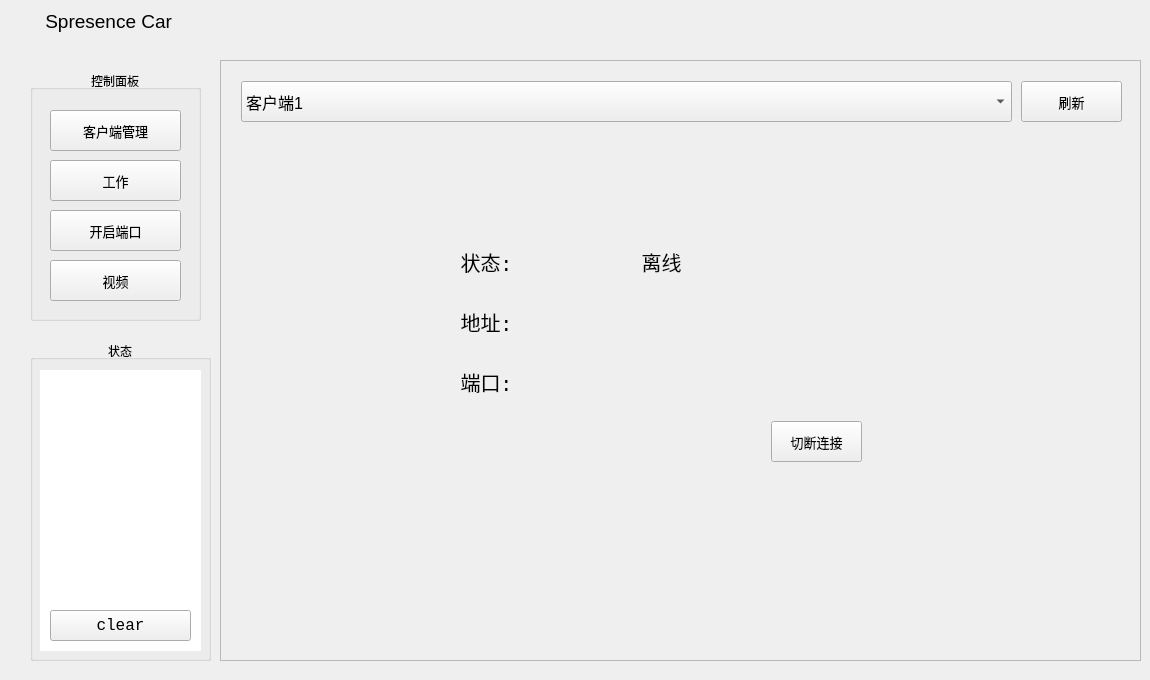
<?xml version="1.0" encoding="UTF-8"?>
<ui version="4.0">
 <class>Widget</class>
 <widget class="QWidget" name="Widget">
  <property name="geometry">
   <rect>
    <x>0</x>
    <y>0</y>
    <width>1150</width>
    <height>680</height>
   </rect>
  </property>
  <property name="maximumSize">
   <size>
    <width>1150</width>
    <height>680</height>
   </size>
  </property>
  <property name="windowTitle">
   <string>Widget</string>
  </property>
  <widget class="QStackedWidget" name="stackedWidget">
   <property name="geometry">
    <rect>
     <x>220</x>
     <y>60</y>
     <width>921</width>
     <height>601</height>
    </rect>
   </property>
   <property name="font">
    <font>
     <pointsize>10</pointsize>
    </font>
   </property>
   <property name="frameShape">
    <enum>QFrame::StyledPanel</enum>
   </property>
   <property name="frameShadow">
    <enum>QFrame::Plain</enum>
   </property>
   <property name="currentIndex">
    <number>0</number>
   </property>
   <widget class="QWidget" name="page">
    <widget class="QStackedWidget" name="stackedWidgetK">
     <property name="geometry">
      <rect>
       <x>10</x>
       <y>100</y>
       <width>901</width>
       <height>491</height>
      </rect>
     </property>
     <property name="currentIndex">
      <number>0</number>
     </property>
     <widget class="QWidget" name="page_K1">
      <widget class="QWidget" name="widget_K1" native="true">
       <property name="geometry">
        <rect>
         <x>70</x>
         <y>50</y>
         <width>751</width>
         <height>311</height>
        </rect>
       </property>
       <widget class="QLabel" name="label_conditionB">
        <property name="geometry">
         <rect>
          <x>270</x>
          <y>30</y>
          <width>181</width>
          <height>41</height>
         </rect>
        </property>
        <property name="font">
         <font>
          <family>Consolas</family>
          <pointsize>15</pointsize>
         </font>
        </property>
        <property name="text">
         <string>离线</string>
        </property>
        <property name="alignment">
         <set>Qt::AlignCenter</set>
        </property>
       </widget>
       <widget class="QPushButton" name="pbn_cut">
        <property name="geometry">
         <rect>
          <x>470</x>
          <y>210</y>
          <width>91</width>
          <height>41</height>
         </rect>
        </property>
        <property name="font">
         <font>
          <family>Consolas</family>
          <pointsize>10</pointsize>
         </font>
        </property>
        <property name="text">
         <string>切断连接</string>
        </property>
       </widget>
       <widget class="QLabel" name="label_IPB">
        <property name="geometry">
         <rect>
          <x>270</x>
          <y>90</y>
          <width>291</width>
          <height>41</height>
         </rect>
        </property>
        <property name="font">
         <font>
          <family>Consolas</family>
          <pointsize>15</pointsize>
         </font>
        </property>
        <property name="frameShape">
         <enum>QFrame::NoFrame</enum>
        </property>
        <property name="text">
         <string/>
        </property>
        <property name="alignment">
         <set>Qt::AlignLeading|Qt::AlignLeft|Qt::AlignVCenter</set>
        </property>
       </widget>
       <widget class="QLabel" name="label_conditionA">
        <property name="geometry">
         <rect>
          <x>140</x>
          <y>30</y>
          <width>91</width>
          <height>41</height>
         </rect>
        </property>
        <property name="font">
         <font>
          <family>Consolas</family>
          <pointsize>15</pointsize>
         </font>
        </property>
        <property name="text">
         <string>状态:</string>
        </property>
        <property name="alignment">
         <set>Qt::AlignCenter</set>
        </property>
       </widget>
       <widget class="QLabel" name="label_IPA">
        <property name="geometry">
         <rect>
          <x>140</x>
          <y>90</y>
          <width>91</width>
          <height>41</height>
         </rect>
        </property>
        <property name="font">
         <font>
          <family>Consolas</family>
          <pointsize>15</pointsize>
         </font>
        </property>
        <property name="text">
         <string>地址:</string>
        </property>
        <property name="alignment">
         <set>Qt::AlignCenter</set>
        </property>
       </widget>
       <widget class="QLabel" name="label_timeA">
        <property name="geometry">
         <rect>
          <x>140</x>
          <y>150</y>
          <width>91</width>
          <height>41</height>
         </rect>
        </property>
        <property name="font">
         <font>
          <family>Consolas</family>
          <pointsize>15</pointsize>
         </font>
        </property>
        <property name="text">
         <string>端口:</string>
        </property>
        <property name="alignment">
         <set>Qt::AlignCenter</set>
        </property>
       </widget>
       <widget class="QLabel" name="label_timeB">
        <property name="geometry">
         <rect>
          <x>270</x>
          <y>150</y>
          <width>291</width>
          <height>41</height>
         </rect>
        </property>
        <property name="font">
         <font>
          <family>Consolas</family>
          <pointsize>15</pointsize>
         </font>
        </property>
        <property name="frameShape">
         <enum>QFrame::NoFrame</enum>
        </property>
        <property name="text">
         <string/>
        </property>
        <property name="alignment">
         <set>Qt::AlignLeading|Qt::AlignLeft|Qt::AlignVCenter</set>
        </property>
       </widget>
      </widget>
     </widget>
     <widget class="QWidget" name="page_K2">
      <widget class="QWidget" name="widget_K2" native="true">
       <property name="geometry">
        <rect>
         <x>70</x>
         <y>50</y>
         <width>751</width>
         <height>311</height>
        </rect>
       </property>
       <widget class="QLabel" name="label_conditionB2">
        <property name="geometry">
         <rect>
          <x>270</x>
          <y>30</y>
          <width>181</width>
          <height>41</height>
         </rect>
        </property>
        <property name="font">
         <font>
          <family>Consolas</family>
          <pointsize>15</pointsize>
         </font>
        </property>
        <property name="text">
         <string>离线</string>
        </property>
        <property name="alignment">
         <set>Qt::AlignCenter</set>
        </property>
       </widget>
       <widget class="QPushButton" name="pbn_cut2">
        <property name="geometry">
         <rect>
          <x>470</x>
          <y>210</y>
          <width>91</width>
          <height>41</height>
         </rect>
        </property>
        <property name="font">
         <font>
          <family>Consolas</family>
          <pointsize>10</pointsize>
         </font>
        </property>
        <property name="text">
         <string>切断连接</string>
        </property>
       </widget>
       <widget class="QLabel" name="label_IPB2">
        <property name="geometry">
         <rect>
          <x>270</x>
          <y>90</y>
          <width>291</width>
          <height>41</height>
         </rect>
        </property>
        <property name="font">
         <font>
          <family>Consolas</family>
          <pointsize>15</pointsize>
         </font>
        </property>
        <property name="frameShape">
         <enum>QFrame::NoFrame</enum>
        </property>
        <property name="text">
         <string/>
        </property>
        <property name="alignment">
         <set>Qt::AlignLeading|Qt::AlignLeft|Qt::AlignVCenter</set>
        </property>
       </widget>
       <widget class="QLabel" name="label_conditionA2">
        <property name="geometry">
         <rect>
          <x>140</x>
          <y>30</y>
          <width>91</width>
          <height>41</height>
         </rect>
        </property>
        <property name="font">
         <font>
          <family>Consolas</family>
          <pointsize>15</pointsize>
         </font>
        </property>
        <property name="text">
         <string>状态:</string>
        </property>
        <property name="alignment">
         <set>Qt::AlignCenter</set>
        </property>
       </widget>
       <widget class="QLabel" name="label_IPA2">
        <property name="geometry">
         <rect>
          <x>140</x>
          <y>90</y>
          <width>91</width>
          <height>41</height>
         </rect>
        </property>
        <property name="font">
         <font>
          <family>Consolas</family>
          <pointsize>15</pointsize>
         </font>
        </property>
        <property name="text">
         <string>地址:</string>
        </property>
        <property name="alignment">
         <set>Qt::AlignCenter</set>
        </property>
       </widget>
       <widget class="QLabel" name="label_timeA2">
        <property name="geometry">
         <rect>
          <x>140</x>
          <y>150</y>
          <width>91</width>
          <height>41</height>
         </rect>
        </property>
        <property name="font">
         <font>
          <family>Consolas</family>
          <pointsize>15</pointsize>
         </font>
        </property>
        <property name="text">
         <string>端口:</string>
        </property>
        <property name="alignment">
         <set>Qt::AlignCenter</set>
        </property>
       </widget>
       <widget class="QLabel" name="label_timeB2">
        <property name="geometry">
         <rect>
          <x>270</x>
          <y>150</y>
          <width>291</width>
          <height>41</height>
         </rect>
        </property>
        <property name="font">
         <font>
          <family>Consolas</family>
          <pointsize>15</pointsize>
         </font>
        </property>
        <property name="frameShape">
         <enum>QFrame::NoFrame</enum>
        </property>
        <property name="text">
         <string/>
        </property>
        <property name="alignment">
         <set>Qt::AlignLeading|Qt::AlignLeft|Qt::AlignVCenter</set>
        </property>
       </widget>
      </widget>
     </widget>
     <widget class="QWidget" name="page_K3">
      <widget class="QWidget" name="widget_K2_2" native="true">
       <property name="geometry">
        <rect>
         <x>70</x>
         <y>50</y>
         <width>751</width>
         <height>311</height>
        </rect>
       </property>
       <widget class="QLabel" name="label_conditionB3">
        <property name="geometry">
         <rect>
          <x>270</x>
          <y>30</y>
          <width>181</width>
          <height>41</height>
         </rect>
        </property>
        <property name="font">
         <font>
          <family>Consolas</family>
          <pointsize>15</pointsize>
         </font>
        </property>
        <property name="text">
         <string>离线</string>
        </property>
        <property name="alignment">
         <set>Qt::AlignCenter</set>
        </property>
       </widget>
       <widget class="QPushButton" name="pbn_cut3">
        <property name="geometry">
         <rect>
          <x>470</x>
          <y>210</y>
          <width>91</width>
          <height>41</height>
         </rect>
        </property>
        <property name="font">
         <font>
          <family>Consolas</family>
          <pointsize>10</pointsize>
         </font>
        </property>
        <property name="text">
         <string>切断连接</string>
        </property>
       </widget>
       <widget class="QLabel" name="label_IPB3">
        <property name="geometry">
         <rect>
          <x>270</x>
          <y>90</y>
          <width>291</width>
          <height>41</height>
         </rect>
        </property>
        <property name="font">
         <font>
          <family>Consolas</family>
          <pointsize>15</pointsize>
         </font>
        </property>
        <property name="frameShape">
         <enum>QFrame::NoFrame</enum>
        </property>
        <property name="text">
         <string/>
        </property>
        <property name="alignment">
         <set>Qt::AlignLeading|Qt::AlignLeft|Qt::AlignVCenter</set>
        </property>
       </widget>
       <widget class="QLabel" name="label_conditionA3">
        <property name="geometry">
         <rect>
          <x>140</x>
          <y>30</y>
          <width>91</width>
          <height>41</height>
         </rect>
        </property>
        <property name="font">
         <font>
          <family>Consolas</family>
          <pointsize>15</pointsize>
         </font>
        </property>
        <property name="text">
         <string>状态:</string>
        </property>
        <property name="alignment">
         <set>Qt::AlignCenter</set>
        </property>
       </widget>
       <widget class="QLabel" name="label_IPA3">
        <property name="geometry">
         <rect>
          <x>140</x>
          <y>90</y>
          <width>91</width>
          <height>41</height>
         </rect>
        </property>
        <property name="font">
         <font>
          <family>Consolas</family>
          <pointsize>15</pointsize>
         </font>
        </property>
        <property name="text">
         <string>地址:</string>
        </property>
        <property name="alignment">
         <set>Qt::AlignCenter</set>
        </property>
       </widget>
       <widget class="QLabel" name="label_timeA3">
        <property name="geometry">
         <rect>
          <x>140</x>
          <y>150</y>
          <width>91</width>
          <height>41</height>
         </rect>
        </property>
        <property name="font">
         <font>
          <family>Consolas</family>
          <pointsize>15</pointsize>
         </font>
        </property>
        <property name="text">
         <string>端口:</string>
        </property>
        <property name="alignment">
         <set>Qt::AlignCenter</set>
        </property>
       </widget>
       <widget class="QLabel" name="label_timeB3">
        <property name="geometry">
         <rect>
          <x>270</x>
          <y>150</y>
          <width>291</width>
          <height>41</height>
         </rect>
        </property>
        <property name="font">
         <font>
          <family>Consolas</family>
          <pointsize>15</pointsize>
         </font>
        </property>
        <property name="frameShape">
         <enum>QFrame::NoFrame</enum>
        </property>
        <property name="text">
         <string/>
        </property>
        <property name="alignment">
         <set>Qt::AlignLeading|Qt::AlignLeft|Qt::AlignVCenter</set>
        </property>
       </widget>
      </widget>
     </widget>
     <widget class="QWidget" name="page_K4">
      <widget class="QWidget" name="widget_K2_4" native="true">
       <property name="geometry">
        <rect>
         <x>70</x>
         <y>50</y>
         <width>751</width>
         <height>311</height>
        </rect>
       </property>
       <widget class="QLabel" name="label_conditionB4">
        <property name="geometry">
         <rect>
          <x>270</x>
          <y>30</y>
          <width>181</width>
          <height>41</height>
         </rect>
        </property>
        <property name="font">
         <font>
          <family>Consolas</family>
          <pointsize>15</pointsize>
         </font>
        </property>
        <property name="text">
         <string>离线</string>
        </property>
        <property name="alignment">
         <set>Qt::AlignCenter</set>
        </property>
       </widget>
       <widget class="QPushButton" name="pbn_cut4">
        <property name="geometry">
         <rect>
          <x>470</x>
          <y>210</y>
          <width>91</width>
          <height>41</height>
         </rect>
        </property>
        <property name="font">
         <font>
          <family>Consolas</family>
          <pointsize>10</pointsize>
         </font>
        </property>
        <property name="text">
         <string>切断连接</string>
        </property>
       </widget>
       <widget class="QLabel" name="label_IPB4">
        <property name="geometry">
         <rect>
          <x>270</x>
          <y>90</y>
          <width>291</width>
          <height>41</height>
         </rect>
        </property>
        <property name="font">
         <font>
          <family>Consolas</family>
          <pointsize>15</pointsize>
         </font>
        </property>
        <property name="frameShape">
         <enum>QFrame::NoFrame</enum>
        </property>
        <property name="text">
         <string/>
        </property>
        <property name="alignment">
         <set>Qt::AlignLeading|Qt::AlignLeft|Qt::AlignVCenter</set>
        </property>
       </widget>
       <widget class="QLabel" name="label_conditionA4">
        <property name="geometry">
         <rect>
          <x>140</x>
          <y>30</y>
          <width>91</width>
          <height>41</height>
         </rect>
        </property>
        <property name="font">
         <font>
          <family>Consolas</family>
          <pointsize>15</pointsize>
         </font>
        </property>
        <property name="text">
         <string>状态:</string>
        </property>
        <property name="alignment">
         <set>Qt::AlignCenter</set>
        </property>
       </widget>
       <widget class="QLabel" name="label_IPA4">
        <property name="geometry">
         <rect>
          <x>140</x>
          <y>90</y>
          <width>91</width>
          <height>41</height>
         </rect>
        </property>
        <property name="font">
         <font>
          <family>Consolas</family>
          <pointsize>15</pointsize>
         </font>
        </property>
        <property name="text">
         <string>地址:</string>
        </property>
        <property name="alignment">
         <set>Qt::AlignCenter</set>
        </property>
       </widget>
       <widget class="QLabel" name="label_timeA4">
        <property name="geometry">
         <rect>
          <x>140</x>
          <y>150</y>
          <width>91</width>
          <height>41</height>
         </rect>
        </property>
        <property name="font">
         <font>
          <family>Consolas</family>
          <pointsize>15</pointsize>
         </font>
        </property>
        <property name="text">
         <string>端口:</string>
        </property>
        <property name="alignment">
         <set>Qt::AlignCenter</set>
        </property>
       </widget>
       <widget class="QLabel" name="label_timeB4">
        <property name="geometry">
         <rect>
          <x>270</x>
          <y>150</y>
          <width>291</width>
          <height>41</height>
         </rect>
        </property>
        <property name="font">
         <font>
          <family>Consolas</family>
          <pointsize>15</pointsize>
         </font>
        </property>
        <property name="frameShape">
         <enum>QFrame::NoFrame</enum>
        </property>
        <property name="text">
         <string/>
        </property>
        <property name="alignment">
         <set>Qt::AlignLeading|Qt::AlignLeft|Qt::AlignVCenter</set>
        </property>
       </widget>
      </widget>
     </widget>
    </widget>
    <widget class="QWidget" name="widget_2" native="true">
     <property name="geometry">
      <rect>
       <x>10</x>
       <y>10</y>
       <width>901</width>
       <height>61</height>
      </rect>
     </property>
     <widget class="QPushButton" name="btnMainWindow">
      <property name="geometry">
       <rect>
        <x>790</x>
        <y>10</y>
        <width>101</width>
        <height>41</height>
       </rect>
      </property>
      <property name="cursor">
       <cursorShape>PointingHandCursor</cursorShape>
      </property>
      <property name="text">
       <string>刷新</string>
      </property>
     </widget>
     <widget class="QComboBox" name="comboBox_Clients">
      <property name="geometry">
       <rect>
        <x>10</x>
        <y>10</y>
        <width>771</width>
        <height>41</height>
       </rect>
      </property>
      <property name="font">
       <font>
        <pointsize>12</pointsize>
       </font>
      </property>
      <item>
       <property name="text">
        <string>客户端1</string>
       </property>
      </item>
      <item>
       <property name="text">
        <string>客户端2</string>
       </property>
      </item>
      <item>
       <property name="text">
        <string>客户端3</string>
       </property>
      </item>
      <item>
       <property name="text">
        <string>客户端4</string>
       </property>
      </item>
     </widget>
    </widget>
   </widget>
   <widget class="QWidget" name="page_2">
    <widget class="QComboBox" name="comboBox">
     <property name="geometry">
      <rect>
       <x>20</x>
       <y>30</y>
       <width>111</width>
       <height>31</height>
      </rect>
     </property>
     <property name="font">
      <font>
       <family>Consolas</family>
       <pointsize>12</pointsize>
      </font>
     </property>
     <property name="layoutDirection">
      <enum>Qt::LeftToRight</enum>
     </property>
     <property name="autoFillBackground">
      <bool>false</bool>
     </property>
     <property name="editable">
      <bool>false</bool>
     </property>
     <property name="maxCount">
      <number>10</number>
     </property>
     <property name="duplicatesEnabled">
      <bool>false</bool>
     </property>
     <property name="frame">
      <bool>true</bool>
     </property>
     <item>
      <property name="text">
       <string>1</string>
      </property>
     </item>
     <item>
      <property name="text">
       <string>语音</string>
      </property>
     </item>
    </widget>
    <widget class="QStackedWidget" name="stackedWidget_2">
     <property name="geometry">
      <rect>
       <x>20</x>
       <y>70</y>
       <width>861</width>
       <height>491</height>
      </rect>
     </property>
     <property name="currentIndex">
      <number>0</number>
     </property>
     <widget class="QWidget" name="page_3">
      <widget class="QPushButton" name="pbn_Send">
       <property name="geometry">
        <rect>
         <x>720</x>
         <y>330</y>
         <width>111</width>
         <height>41</height>
        </rect>
       </property>
       <property name="font">
        <font>
         <family>Consolas</family>
         <pointsize>12</pointsize>
        </font>
       </property>
       <property name="cursor">
        <cursorShape>PointingHandCursor</cursorShape>
       </property>
       <property name="text">
        <string>发送</string>
       </property>
      </widget>
      <widget class="QPushButton" name="pbn_Save">
       <property name="geometry">
        <rect>
         <x>590</x>
         <y>330</y>
         <width>111</width>
         <height>41</height>
        </rect>
       </property>
       <property name="font">
        <font>
         <family>Consolas</family>
         <pointsize>12</pointsize>
        </font>
       </property>
       <property name="cursor">
        <cursorShape>PointingHandCursor</cursorShape>
       </property>
       <property name="text">
        <string>保存</string>
       </property>
      </widget>
      <widget class="QGroupBox" name="groupBox_4">
       <property name="geometry">
        <rect>
         <x>240</x>
         <y>30</y>
         <width>191</width>
         <height>391</height>
        </rect>
       </property>
       <property name="font">
        <font>
         <pointsize>10</pointsize>
        </font>
       </property>
       <property name="title">
        <string>目的</string>
       </property>
       <property name="alignment">
        <set>Qt::AlignLeading|Qt::AlignLeft|Qt::AlignVCenter</set>
       </property>
       <property name="flat">
        <bool>false</bool>
       </property>
       <property name="checkable">
        <bool>false</bool>
       </property>
       <property name="checked">
        <bool>false</bool>
       </property>
       <widget class="QWidget" name="widget_5" native="true">
        <property name="geometry">
         <rect>
          <x>20</x>
          <y>30</y>
          <width>151</width>
          <height>341</height>
         </rect>
        </property>
        <widget class="QRadioButton" name="radioButton_13">
         <property name="geometry">
          <rect>
           <x>50</x>
           <y>10</y>
           <width>51</width>
           <height>41</height>
          </rect>
         </property>
         <property name="text">
          <string>1</string>
         </property>
        </widget>
        <widget class="QRadioButton" name="radioButton_14">
         <property name="geometry">
          <rect>
           <x>50</x>
           <y>70</y>
           <width>51</width>
           <height>41</height>
          </rect>
         </property>
         <property name="text">
          <string>2</string>
         </property>
        </widget>
        <widget class="QRadioButton" name="radioButton_15">
         <property name="geometry">
          <rect>
           <x>50</x>
           <y>130</y>
           <width>51</width>
           <height>41</height>
          </rect>
         </property>
         <property name="text">
          <string>3</string>
         </property>
        </widget>
        <widget class="QRadioButton" name="radioButton_16">
         <property name="geometry">
          <rect>
           <x>50</x>
           <y>200</y>
           <width>51</width>
           <height>41</height>
          </rect>
         </property>
         <property name="text">
          <string>4</string>
         </property>
        </widget>
        <widget class="QRadioButton" name="radioButton_17">
         <property name="geometry">
          <rect>
           <x>50</x>
           <y>270</y>
           <width>51</width>
           <height>41</height>
          </rect>
         </property>
         <property name="text">
          <string>5</string>
         </property>
        </widget>
       </widget>
      </widget>
      <widget class="QPushButton" name="pbn_no">
       <property name="geometry">
        <rect>
         <x>460</x>
         <y>330</y>
         <width>111</width>
         <height>41</height>
        </rect>
       </property>
       <property name="font">
        <font>
         <family>Consolas</family>
         <pointsize>12</pointsize>
        </font>
       </property>
       <property name="cursor">
        <cursorShape>PointingHandCursor</cursorShape>
       </property>
       <property name="text">
        <string>取消</string>
       </property>
      </widget>
      <widget class="QGroupBox" name="groupBox_3">
       <property name="geometry">
        <rect>
         <x>30</x>
         <y>30</y>
         <width>191</width>
         <height>391</height>
        </rect>
       </property>
       <property name="font">
        <font>
         <pointsize>10</pointsize>
        </font>
       </property>
       <property name="title">
        <string>源</string>
       </property>
       <property name="alignment">
        <set>Qt::AlignLeading|Qt::AlignLeft|Qt::AlignVCenter</set>
       </property>
       <property name="flat">
        <bool>false</bool>
       </property>
       <property name="checkable">
        <bool>false</bool>
       </property>
       <property name="checked">
        <bool>false</bool>
       </property>
       <widget class="QWidget" name="widget" native="true">
        <property name="geometry">
         <rect>
          <x>20</x>
          <y>30</y>
          <width>161</width>
          <height>351</height>
         </rect>
        </property>
        <widget class="QRadioButton" name="radioButton">
         <property name="geometry">
          <rect>
           <x>50</x>
           <y>10</y>
           <width>51</width>
           <height>41</height>
          </rect>
         </property>
         <property name="text">
          <string>1</string>
         </property>
        </widget>
        <widget class="QRadioButton" name="radioButton_2">
         <property name="geometry">
          <rect>
           <x>50</x>
           <y>70</y>
           <width>51</width>
           <height>41</height>
          </rect>
         </property>
         <property name="text">
          <string>2</string>
         </property>
        </widget>
        <widget class="QRadioButton" name="radioButton_5">
         <property name="geometry">
          <rect>
           <x>50</x>
           <y>130</y>
           <width>51</width>
           <height>41</height>
          </rect>
         </property>
         <property name="text">
          <string>3</string>
         </property>
        </widget>
        <widget class="QRadioButton" name="radioButton_6">
         <property name="geometry">
          <rect>
           <x>50</x>
           <y>200</y>
           <width>51</width>
           <height>41</height>
          </rect>
         </property>
         <property name="text">
          <string>4</string>
         </property>
        </widget>
        <widget class="QRadioButton" name="radioButton_7">
         <property name="geometry">
          <rect>
           <x>50</x>
           <y>270</y>
           <width>51</width>
           <height>41</height>
          </rect>
         </property>
         <property name="text">
          <string>5</string>
         </property>
        </widget>
       </widget>
      </widget>
      <widget class="QTextEdit" name="textEdit_3">
       <property name="geometry">
        <rect>
         <x>460</x>
         <y>50</y>
         <width>371</width>
         <height>241</height>
        </rect>
       </property>
       <property name="font">
        <font>
         <pointsize>10</pointsize>
        </font>
       </property>
       <property name="readOnly">
        <bool>true</bool>
       </property>
      </widget>
     </widget>
     <widget class="QWidget" name="page_4">
      <widget class="QGroupBox" name="groupBox_5">
       <property name="geometry">
        <rect>
         <x>50</x>
         <y>20</y>
         <width>761</width>
         <height>451</height>
        </rect>
       </property>
       <property name="font">
        <font>
         <pointsize>10</pointsize>
        </font>
       </property>
       <property name="title">
        <string>语音转发</string>
       </property>
       <property name="alignment">
        <set>Qt::AlignCenter</set>
       </property>
       <widget class="QTextEdit" name="textEdit_2">
        <property name="geometry">
         <rect>
          <x>20</x>
          <y>30</y>
          <width>721</width>
          <height>401</height>
         </rect>
        </property>
        <property name="font">
         <font>
          <pointsize>15</pointsize>
         </font>
        </property>
        <property name="frameShape">
         <enum>QFrame::NoFrame</enum>
        </property>
        <property name="readOnly">
         <bool>true</bool>
        </property>
       </widget>
      </widget>
     </widget>
    </widget>
   </widget>
  </widget>
  <widget class="QGroupBox" name="groupBox_2">
   <property name="geometry">
    <rect>
     <x>30</x>
     <y>340</y>
     <width>181</width>
     <height>321</height>
    </rect>
   </property>
   <property name="font">
    <font>
     <family>Consolas</family>
    </font>
   </property>
   <property name="title">
    <string>状态</string>
   </property>
   <property name="alignment">
    <set>Qt::AlignCenter</set>
   </property>
   <widget class="QTextEdit" name="textEdit">
    <property name="geometry">
     <rect>
      <x>10</x>
      <y>30</y>
      <width>161</width>
      <height>281</height>
     </rect>
    </property>
    <property name="font">
     <font>
      <family>Consolas</family>
      <pointsize>12</pointsize>
     </font>
    </property>
    <property name="frameShape">
     <enum>QFrame::NoFrame</enum>
    </property>
    <property name="readOnly">
     <bool>true</bool>
    </property>
   </widget>
   <widget class="QPushButton" name="pbn_clear">
    <property name="geometry">
     <rect>
      <x>20</x>
      <y>270</y>
      <width>141</width>
      <height>31</height>
     </rect>
    </property>
    <property name="font">
     <font>
      <family>Consolas</family>
      <pointsize>12</pointsize>
     </font>
    </property>
    <property name="text">
     <string>clear</string>
    </property>
   </widget>
  </widget>
  <widget class="QGroupBox" name="groupBox">
   <property name="geometry">
    <rect>
     <x>30</x>
     <y>70</y>
     <width>171</width>
     <height>251</height>
    </rect>
   </property>
   <property name="font">
    <font>
     <family>Consolas</family>
    </font>
   </property>
   <property name="title">
    <string>控制面板</string>
   </property>
   <property name="alignment">
    <set>Qt::AlignCenter</set>
   </property>
   <widget class="QPushButton" name="pbn_Manage">
    <property name="geometry">
     <rect>
      <x>20</x>
      <y>40</y>
      <width>131</width>
      <height>41</height>
     </rect>
    </property>
    <property name="font">
     <font>
      <family>Consolas</family>
      <pointsize>10</pointsize>
     </font>
    </property>
    <property name="cursor">
     <cursorShape>PointingHandCursor</cursorShape>
    </property>
    <property name="text">
     <string>客户端管理</string>
    </property>
   </widget>
   <widget class="QPushButton" name="pbn_Work">
    <property name="geometry">
     <rect>
      <x>20</x>
      <y>90</y>
      <width>131</width>
      <height>41</height>
     </rect>
    </property>
    <property name="font">
     <font>
      <family>Consolas</family>
      <pointsize>10</pointsize>
     </font>
    </property>
    <property name="cursor">
     <cursorShape>PointingHandCursor</cursorShape>
    </property>
    <property name="text">
     <string>工作</string>
    </property>
   </widget>
   <widget class="QPushButton" name="pbn_Run">
    <property name="geometry">
     <rect>
      <x>20</x>
      <y>140</y>
      <width>131</width>
      <height>41</height>
     </rect>
    </property>
    <property name="font">
     <font>
      <family>Consolas</family>
      <pointsize>10</pointsize>
     </font>
    </property>
    <property name="cursor">
     <cursorShape>PointingHandCursor</cursorShape>
    </property>
    <property name="text">
     <string>开启端口</string>
    </property>
   </widget>
   <widget class="QPushButton" name="pbn_video">
    <property name="geometry">
     <rect>
      <x>20</x>
      <y>190</y>
      <width>131</width>
      <height>41</height>
     </rect>
    </property>
    <property name="font">
     <font>
      <family>Consolas</family>
      <pointsize>10</pointsize>
     </font>
    </property>
    <property name="cursor">
     <cursorShape>PointingHandCursor</cursorShape>
    </property>
    <property name="text">
     <string>视频</string>
    </property>
   </widget>
  </widget>
  <widget class="QWidget" name="widget_title" native="true">
   <property name="geometry">
    <rect>
     <x>10</x>
     <y>10</y>
     <width>1131</width>
     <height>31</height>
    </rect>
   </property>
   <property name="sizePolicy">
    <sizepolicy hsizetype="Preferred" vsizetype="Fixed">
     <horstretch>0</horstretch>
     <verstretch>0</verstretch>
    </sizepolicy>
   </property>
   <property name="minimumSize">
    <size>
     <width>100</width>
     <height>28</height>
    </size>
   </property>
   <layout class="QHBoxLayout" name="horizontalLayout_2">
    <property name="spacing">
     <number>0</number>
    </property>
    <property name="leftMargin">
     <number>0</number>
    </property>
    <property name="topMargin">
     <number>0</number>
    </property>
    <property name="rightMargin">
     <number>0</number>
    </property>
    <property name="bottomMargin">
     <number>0</number>
    </property>
    <item>
     <widget class="QLabel" name="lab_Ico">
      <property name="sizePolicy">
       <sizepolicy hsizetype="Minimum" vsizetype="Preferred">
        <horstretch>0</horstretch>
        <verstretch>0</verstretch>
       </sizepolicy>
      </property>
      <property name="minimumSize">
       <size>
        <width>30</width>
        <height>0</height>
       </size>
      </property>
      <property name="font">
       <font>
        <pointsize>15</pointsize>
       </font>
      </property>
      <property name="text">
       <string/>
      </property>
      <property name="alignment">
       <set>Qt::AlignCenter</set>
      </property>
     </widget>
    </item>
    <item>
     <widget class="QLabel" name="lab_Title">
      <property name="sizePolicy">
       <sizepolicy hsizetype="Expanding" vsizetype="Preferred">
        <horstretch>0</horstretch>
        <verstretch>0</verstretch>
       </sizepolicy>
      </property>
      <property name="font">
       <font>
        <pointsize>14</pointsize>
       </font>
      </property>
      <property name="styleSheet">
       <string notr="true"/>
      </property>
      <property name="text">
       <string> Spresence Car</string>
      </property>
      <property name="alignment">
       <set>Qt::AlignLeading|Qt::AlignLeft|Qt::AlignTop</set>
      </property>
     </widget>
    </item>
    <item>
     <widget class="QWidget" name="widget_menu" native="true">
      <property name="sizePolicy">
       <sizepolicy hsizetype="Minimum" vsizetype="Preferred">
        <horstretch>0</horstretch>
        <verstretch>0</verstretch>
       </sizepolicy>
      </property>
      <layout class="QHBoxLayout" name="horizontalLayout">
       <property name="spacing">
        <number>0</number>
       </property>
       <property name="leftMargin">
        <number>0</number>
       </property>
       <property name="topMargin">
        <number>0</number>
       </property>
       <property name="rightMargin">
        <number>0</number>
       </property>
       <property name="bottomMargin">
        <number>0</number>
       </property>
       <item>
        <widget class="QPushButton" name="btnMenu_Min">
         <property name="sizePolicy">
          <sizepolicy hsizetype="Minimum" vsizetype="Expanding">
           <horstretch>0</horstretch>
           <verstretch>0</verstretch>
          </sizepolicy>
         </property>
         <property name="minimumSize">
          <size>
           <width>40</width>
           <height>0</height>
          </size>
         </property>
         <property name="cursor">
          <cursorShape>ArrowCursor</cursorShape>
         </property>
         <property name="focusPolicy">
          <enum>Qt::NoFocus</enum>
         </property>
         <property name="toolTip">
          <string>最小化</string>
         </property>
         <property name="text">
          <string/>
         </property>
         <property name="flat">
          <bool>true</bool>
         </property>
        </widget>
       </item>
       <item>
        <widget class="QPushButton" name="btnMenu_Close">
         <property name="sizePolicy">
          <sizepolicy hsizetype="Minimum" vsizetype="Expanding">
           <horstretch>0</horstretch>
           <verstretch>0</verstretch>
          </sizepolicy>
         </property>
         <property name="minimumSize">
          <size>
           <width>40</width>
           <height>0</height>
          </size>
         </property>
         <property name="cursor">
          <cursorShape>ArrowCursor</cursorShape>
         </property>
         <property name="focusPolicy">
          <enum>Qt::NoFocus</enum>
         </property>
         <property name="toolTip">
          <string>关闭</string>
         </property>
         <property name="text">
          <string/>
         </property>
         <property name="flat">
          <bool>true</bool>
         </property>
        </widget>
       </item>
      </layout>
     </widget>
    </item>
   </layout>
  </widget>
 </widget>
 <layoutdefault spacing="6" margin="11"/>
 <resources/>
 <connections/>
</ui>
